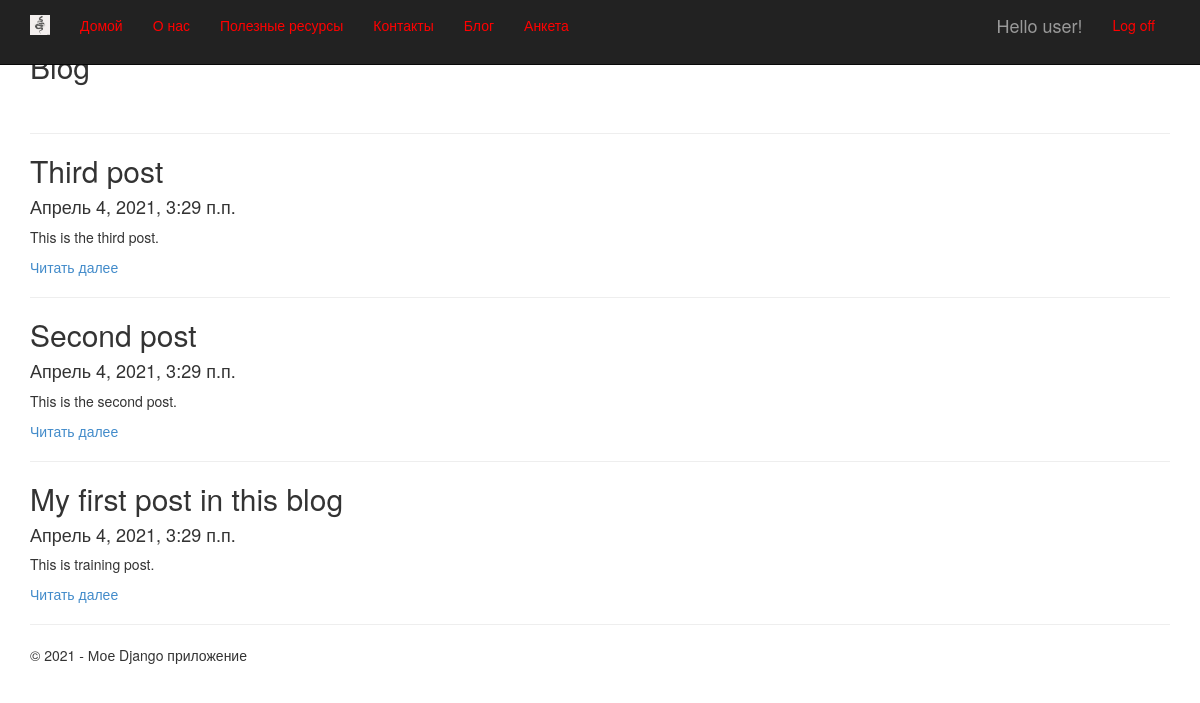
Screenshot of /blog (signed in) with the database file from the repository.
### app/models.py (models this page shows, shortened)
class Blog(models.Model):
    title = models.CharField(max_length=100, unique_for_date='posted', verbose_name='Article')
    description = models.TextField(verbose_name='Synopsis') # Synopsis = short description
    content = models.TextField(verbose_name='Full description')
    posted = models.DateTimeField(default=datetime.now(), db_index=True, verbose_name='Publicated')
    author = models.ForeignKey(User, null=True, blank=True, on_delete = models.SET_NULL, verbose_name = "Author")
    class Meta:
        db_table = 'Posts'                  # name of the DB table
        ordering = ['-posted']              # order of sort data in model ("-" - descending)
        verbose_name = 'blog post'          # name that can we see in administration module
        verbose_name_plural = 'blog post'   # for all posts in blog

### app/views.py (the view)
# urls.py: url(r'^blog', app.views.blog, name='blog'),
def blog(request):
    posts = Blog.objects.all()      # query for choose all posts from model
    assert isinstance(request, HttpRequest)
    return render(
        request,
        'app/blog.html',
        {
            'title': 'Blog',
            'posts': posts,             # transfer list of posts in template of web-page
            'year': datetime.now().year,
        }
    )

### app/templates/app/blog.html
﻿{% extends "app/layout.html" %}
{% block content %}
<h2> {{ title }} </h2><br />
{% for post in posts %}
<hr />
<div class="">
    <h2> {{ post.title }} </h2>
    <h4> {{ post.posted }} </h4>
    <p> {{ post.description }} </p>
    <p><a href="{% url 'blogpost' parametr=post.id %}"> Читать далее </a></p>
</div>
{% endfor %}
{% endblock %}

### app/templates/app/loginpartial.html (shortened to what this page needs)
﻿{% if user.is_authenticated %}
<form id="logoutForm" action="/logout" method="post" class="navbar-right">
    <ul class="nav navbar-nav navbar-right">
        <li><span class="navbar-brand">Hello {{ user.username }}!</span></li>
        <li><a href="javascript:document.getElementById('logoutForm').submit()">Log off</a></li>
    </ul>
</form>
{% else %}
<ul class="nav navbar-nav navbar-right">
    <li><a href="{% url 'login' %}">Log in</a></li>
</ul>
{% endif %}

### app/static/app/content/site.css (style rules this page uses)
body { padding-top: 10px; padding-bottom: 10px; }

### rows the page displays
Blog: title "Third post", posted "Апрель 4, 2021, 3:29 п.п.", description "This is the third post."
Blog: title "Second post", posted "Апрель 4, 2021, 3:29 п.п.", description "This is the second post."
Blog: title "My first post in this blog", posted "Апрель 4, 2021, 3:29 п.п.", description "This is training post."

### other values shown
{{ user.username }} "user"
{{ title }} "Blog"
